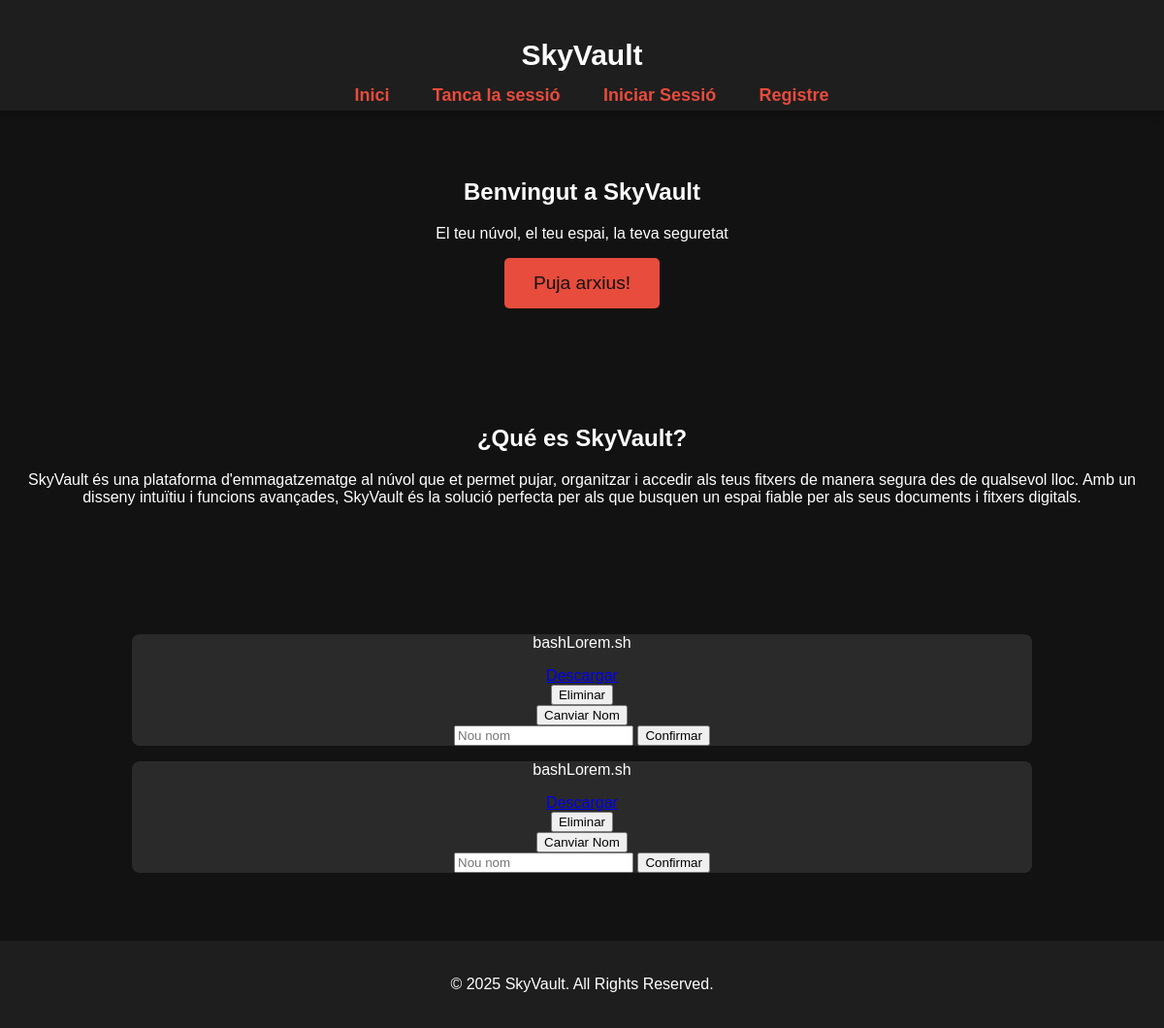
The page /files (signed in) on the database as committed earlier.
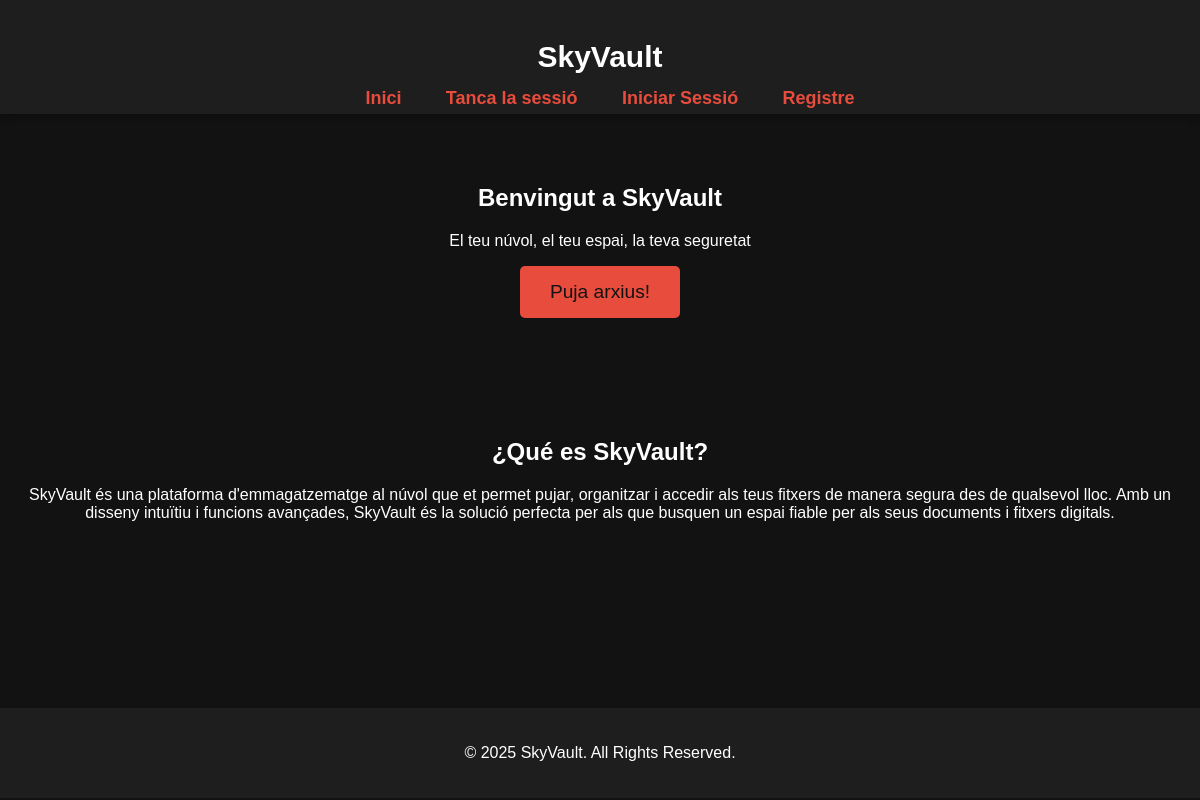
The same page on the database as committed later.
### app.py (models this page shows)
class File(db.Model):
    id = db.Column(db.Integer, primary_key=True)
    filename = db.Column(db.String(255), nullable=False)
    filepath = db.Column(db.String(255), nullable=False)
    user_id = db.Column(db.Integer, db.ForeignKey('user.id'), nullable=False)
    uploaded_at = db.Column(db.DateTime, default=db.func.current_timestamp())
    user = db.relationship('User', backref=db.backref('files', lazy=True))

### app.py (the view)
@app.route('/files')
@login_required
def list_files():
    files = File.query.filter_by(user_id=current_user.id).all()
    return render_template('web.html', files=files)

### app.py (called while the page is built)
@login_manager.user_loader
def load_user(user_id):
    return User.query.get(int(user_id))

### templates/web.html (shortened to what this page needs)
<!DOCTYPE html>
<html lang="es">
<head>
</head>
<body>
    <header>
        <h1>SkyVault</h1>
        <nav class="col-12 col-lg-12 col-dm-12 col-sm-12">
            <ul id="htopnav">
                <li><a href="{{ url_for('home') }}">Inici</a></li>
                <li><a href="{{ url_for('logout') }}">Tanca la sessió</a></li>
                <li><a href="{{ url_for('login') }}">Iniciar Sessió</a></li>
                <li><a href="{{ url_for('register') }}">Registre</a></li>
            </ul>
        </nav>
    </header>
    <section id="hero">
        <h2>Benvingut a SkyVault</h2>
        <p>El teu núvol, el teu espai, la teva seguretat</p>
        <a href="{{ url_for('register') }}" class="btn">Puja arxius!</a>
    </section>
    <section id="about">
        <h2>¿Qué es SkyVault?</h2>
        <p>SkyVault és una plataforma d'emmagatzematge al núvol que et permet pujar, organitzar i accedir als teus fitxers de manera segura des de qualsevol lloc. Amb un disseny intuïtiu i funcions avançades, SkyVault és la solució perfecta per als que busquen un espai fiable per als seus documents i fitxers digitals.</p>
    </section>
    <section id="files">
        {% for file in files %}
            <div>
                <p>{{ file.filename }}</p>
                <a href="{{ url_for('download_file', file_id=file.id) }}">Descargar</a>
                <form method="POST" action="{{ url_for('delete_file', file_id=file.id) }}">
                    <button type="submit" onclick="return confirm('¿Eliminar archivo?');">Eliminar</button>
                </form>
                <button onclick="toggleRenameForm('{{ file.id }}')">Canviar Nom</button>
                <form action="{{ url_for('rename_file') }}" method="post">
                    <input type="text" name="new_name" placeholder="Nou nom" required>
                    <button type="submit">Confirmar</button>
                </form>
            </div>
        {% endfor %}
    </section>
    <footer>
        <p>&copy; 2025 SkyVault. All Rights Reserved.</p>
    </footer>
</body>
</html>

### templates/web.html (style rules this page uses)
body { font-family: Arial, sans-serif; margin: 0; padding: 0; background-color: #121212; color: #ffffff; }
header { background: #1e1e1e; padding: 20px; text-align: center; box-shadow: 0 4px 8px rgba(0, 0, 0, 0.3); }
nav ul { list-style: none; padding: 0; margin: 0; position: relative; bottom: 1em; }
nav ul li { display: inline; margin: 0 20px; }
nav a { color: #e74c3c; text-decoration: none; font-size: 18px; font-weight: bold; transition: color 0.3s ease; }
.btn { display: inline-block; padding: 15px 30px; background-color: #e74c3c; color: #121212; text-decoration: none; border-radius: 5px; font-size: 1.2em; transition: background 0.3s ease, transform 0.2s ease; }
section { padding: 50px 20px; text-align: center; }
footer { background: #1e1e1e; padding: 20px; text-align: center; margin-top: 20px; color: #ffffff; }
h1 { font-size: 30px; }
[class*="col-"] { float: left; padding: 10px; }
.col-12 { width: 100%; }

Rows that differ between the two databases and show on the page:
removed File: filename "bashLorem.sh"
removed File: filename "bashLorem.sh"
